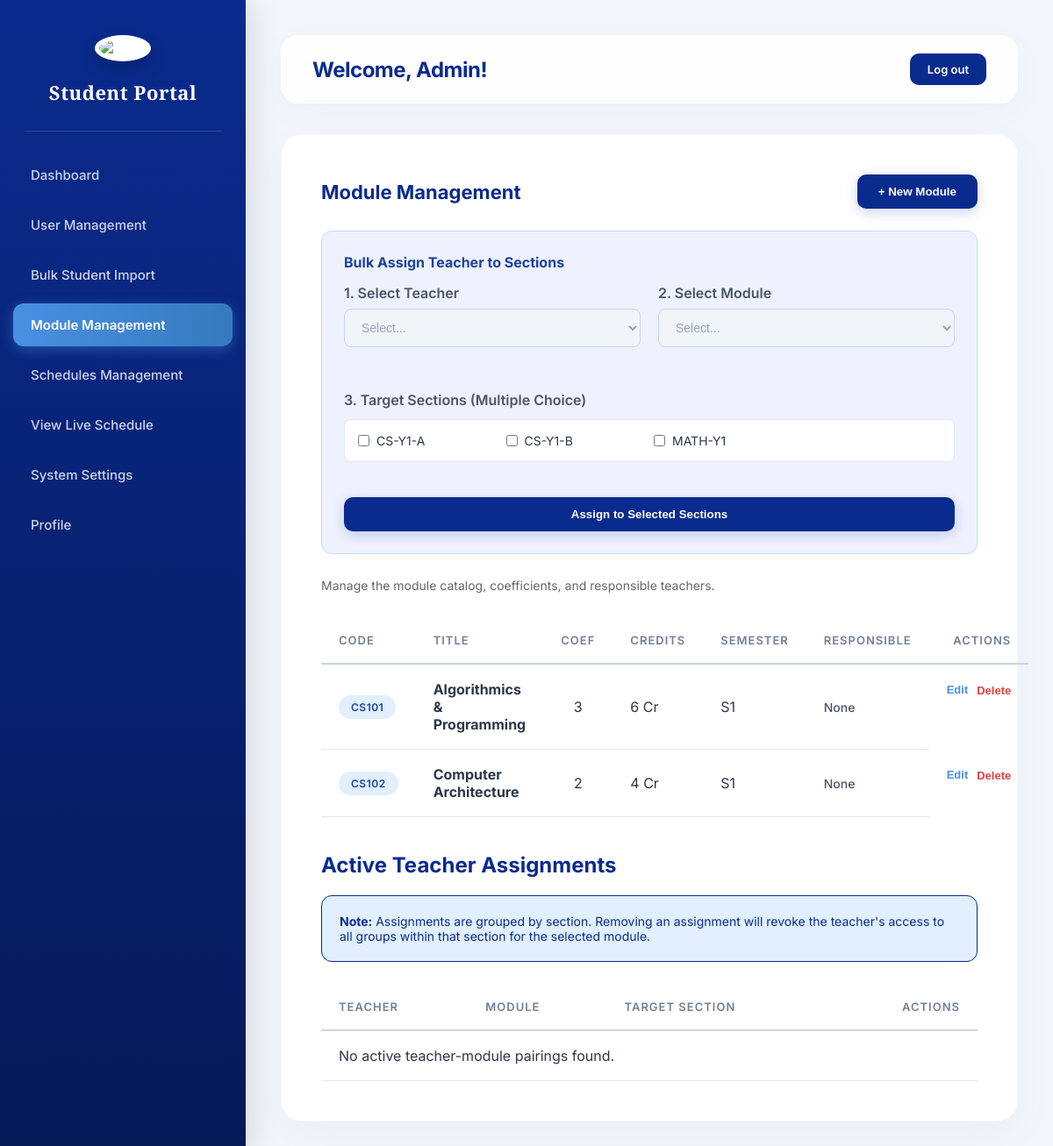
/components/admin_courses.php (signed in), run on the app's committed database.
### tables this page shows
CREATE TABLE section (
    id INT AUTO_INCREMENT PRIMARY KEY,
    name VARCHAR(50) NOT NULL,
    speciality_id INT NOT NULL,
    year_id INT NOT NULL,
    FOREIGN KEY (speciality_id) REFERENCES speciality(id),
    FOREIGN KEY (year_id) REFERENCES years(id)
);

CREATE TABLE courses (
    id INT AUTO_INCREMENT PRIMARY KEY,
    name VARCHAR(100) NOT NULL,
    code VARCHAR(30) NOT NULL UNIQUE,
    credits INT NOT NULL,
    coefficient INT NOT NULL,
    hours INT NOT NULL,
    semester ENUM('S1','S2') NOT NULL,
    speciality_id INT NOT NULL,
    year_id INT NOT NULL,
    FOREIGN KEY (speciality_id) REFERENCES speciality(id),
    FOREIGN KEY (year_id) REFERENCES years(id)
);

### components/admin_courses.php (the view, shortened to what this page needs)
<?php include 'layout_header.php';
$courses = $pdo->query("
    SELECT c.id, c.code, c.name, c.credits, c.coefficient, c.semester, sp.name as speciality_name, y.name as year_name,
           (SELECT GROUP_CONCAT(DISTINCT u.name SEPARATOR ', ') FROM users u JOIN teacher t ON u.id = t.user_id JOIN course_assignment ca ON t.id = ca.teacher_id WHERE ca.course_id = c.id) as teacher_names
    FROM courses c
    JOIN speciality sp ON c.speciality_id = sp.id
    JOIN years y ON c.year_id = y.id
    ORDER BY sp.name, y.year_number, c.semester
")->fetchAll();
$sections = $pdo->query("SELECT id, name FROM section ORDER BY name")->fetchAll();
$active_assignments = $pdo->query("
    SELECT ca.teacher_id, ca.course_id, ca.section_id, u.name as teacher_name, c.name as course_name, sec.name as section_name
    FROM course_assignment ca
    JOIN teacher t ON ca.teacher_id = t.id
    JOIN users u ON t.user_id = u.id
    JOIN courses c ON ca.course_id = c.id
    JOIN section sec ON ca.section_id = sec.id
    GROUP BY ca.teacher_id, ca.course_id, ca.section_id
    ORDER BY u.name, sec.name
")->fetchAll();
?>
<div class="card-container">
    <div class="page-actions">
        <h2 class="page-title">Module Management</h2>
        <button onclick="document.getElementById('add-curr-form').style.display='block'" class="btn-primary">+ New Module</button>
    </div>
    <div style="background: #eef2ff; padding: 25px; border-radius: 12px; margin-bottom: 25px; border: 1px solid #c3dafe;">
        <h4 style="margin-bottom: 15px; color:#1e429f;">Bulk Assign Teacher to Sections</h4>
        <form method="POST" class="form-grid">
            <div style="grid-column: span 1;">
                <label style="display:block; margin-bottom:8px; font-weight:600; color:#4a5568;">1. Select Teacher</label>
                <select name="teacher_id" class="form-input" required>
                    <option value="">Select...</option>
                </select>
            </div>
            <div style="grid-column: span 1;">
                <label style="display:block; margin-bottom:8px; font-weight:600; color:#4a5568;">2. Select Module</label>
                <select name="course_id" class="form-input" required>
                    <option value="">Select...</option>
                </select>
            </div>
            <div style="grid-column: span 2; margin-top: 15px;">
                <label style="display:block; margin-bottom:12px; font-weight:600; color:#4a5568;">3. Target Sections (Multiple Choice)</label>
                <div style="display: grid; grid-template-columns: repeat(4, 1fr); gap: 10px; max-height: 150px; overflow-y: auto; background: white; padding: 15px; border-radius: 8px; border: 1px solid #e2e8f0;">
                    <?php foreach($sections as $s): ?>
                        <label style="display: flex; align-items: center; gap: 8px; font-size: 14px; cursor: pointer;">
                            <input type="checkbox" name="section_ids[]" value="<?= $s['id'] ?>"> <?= htmlspecialchars($s['name']) ?>
                        </label>
                    <?php endforeach; ?>
                </div>
            </div>
            <button type="submit" class="btn-primary" style="width: 100%; grid-column: span 2; margin-top: 20px;">Assign to Selected Sections</button>
        </form>
    </div>
    <p class="helper-text">Manage the module catalog, coefficients, and responsible teachers.</p>
    <table class="data-table">
        <thead>
            <tr>
                <th>Code</th>
                <th>Title</th>
                <th>Coef</th>
                <th>Credits</th>
                <th>Semester</th>
                <th>Responsible</th>
                <th style="text-align: right;">Actions</th>
            </tr>
        </thead>
        <tbody>
            <?php foreach($courses as $c): ?>
            <tr>
                <td><span class="badge badge-info"><?= htmlspecialchars($c['code']) ?></span></td>
                <td><strong><?= htmlspecialchars($c['name']) ?></strong></td>
                <td style="text-align: center;"><?= htmlspecialchars($c['coefficient']) ?></td>
                <td><?= htmlspecialchars($c['credits']) ?> Cr</td>
                <td><?= htmlspecialchars($c['semester']) ?></td>
                <td><span style="font-size: 14px; font-weight: 500; color: #4a5568;"><?= htmlspecialchars($c['teacher_names'] ?? 'None') ?></span></td>
                <td style="display:flex; gap:10px; justify-content:flex-end; align-items: center; border-bottom: none; border-top: none;">
                    <button onclick='openEditModModal(<?= json_encode($c) ?>)' style="background:none; border:none; color:#4a90e2; font-weight:bold; cursor:pointer; font-size:13px;">Edit</button>
                    <form method="POST" onsubmit="return confirm('Delete this module completely? This will also unassign all teachers and delete associated grades!');" style="margin:0;">
                        <button type="submit" style="background:none; border:none; color:#e53e3e; font-weight:bold; cursor:pointer; font-size:13px;">Delete</button>
                    </form>
                </td>
            </tr>
            <?php endforeach; ?>
        </tbody>
    </table>
    <h2 style="color: #0A2B8E; margin: 40px 0 20px 0;">Active Teacher Assignments</h2>
    <div style="background: #e1effe; padding: 20px; border-radius: 12px; margin-bottom: 20px; border: 1px solid #0A2B8E;">
        <p style="margin:0; font-size: 14px; color: #0A2B8E;"><strong>Note:</strong> Assignments are grouped by section. Removing an assignment will revoke the teacher's access to all groups within that section for the selected module.</p>
    </div>
    <table class="data-table">
        <thead>
            <tr>
                <th>Teacher</th>
                <th>Module</th>
                <th>Target Section</th>
                <th style="text-align: right;">Actions</th>
            </tr>
        </thead>
        <tbody>
            <?php if (empty($active_assignments)): ?>
                <tr><td colspan="4">No active teacher-module pairings found.</td></tr>
            <?php endif; ?>
        </tbody>
    </table>
</div>
<?php include 'layout_footer.php'; ?>

### css/dashboard.css (style rules this page uses)
* { box-sizing: border-box; margin: 0; padding: 0; }
body { display: flex; height: 100vh; background: #f3f6fc; font-family: 'Inter', sans-serif; color: #2d3748; overflow: hidden; }
.card-container { background: white; padding: 45px; border-radius: 24px; box-shadow: 0 15px 50px rgba(0,0,0,0.04); min-height: 400px; border: 1px solid rgba(0,0,0,0.02); transition: transform 0.3s ease; }
.btn-primary { background: #0A2B8E; color: white; border: none; padding: 12px 24px; border-radius: 10px; font-weight: 600; cursor: pointer; transition: all 0.3s ease; box-shadow: 0 4px 15px rgba(10, 43, 142, 0.2); display: inline-block; text-decoration: none; }
.data-table { width: 100%; border-collapse: separate; border-spacing: 0; margin-top: 25px; }
.data-table th, .data-table td { padding: 18px 20px; text-align: left; border-bottom: 1px solid #e2e8f0; }
.data-table th { background-color: transparent; color: #718096; font-size: 13px; font-weight: 600; text-transform: uppercase; letter-spacing: 1px; border-bottom: 2px solid #cbd5e0; }
.data-table tr { transition: all 0.2s ease; }
.badge { display: inline-block; padding: 6px 14px; border-radius: 30px; font-size: 12px; font-weight: 600; letter-spacing: 0.5px; }
.badge-info { background: #e1effe; color: #1e429f; }
.form-input { width: 100%; padding: 12px 15px; border: 1px solid #cbd5e0; border-radius: 8px; font-size: 14px; transition: all 0.2s cubic-bezier(0.4, 0, 0.2, 1); outline: none; margin-bottom: 15px; background: #fafcff; }
.form-input:read-only { background: #f1f5f9; color: #94a3b8; cursor: not-allowed; }
.form-grid { display: grid; grid-template-columns: 1fr 1fr; gap: 20px; }
.page-actions { display: flex; justify-content: space-between; align-items: center; margin-bottom: 25px; }
.page-title { color: #0A2B8E; margin: 0; font-size: 22px; font-weight: 700; }
.helper-text { color: #666; margin-bottom: 20px; font-size: 14px; line-height: 1.6; }

### data on the page
section: name "CS-Y1-A"
section: name "CS-Y1-B"
section: name "MATH-Y1"
courses: code "CS101", name "Algorithmics & Programming", coefficient "3", credits "6", semester "S1", teacher_names "None"
courses: code "CS102", name "Computer Architecture", coefficient "2", credits "4", semester "S1", teacher_names "None"

### other printed values
$_SESSION['user_name'] "Admin"
